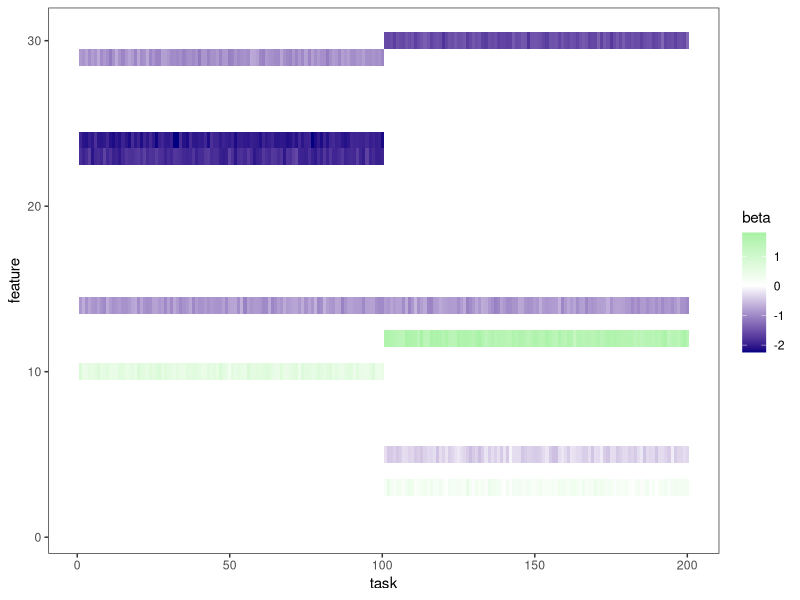
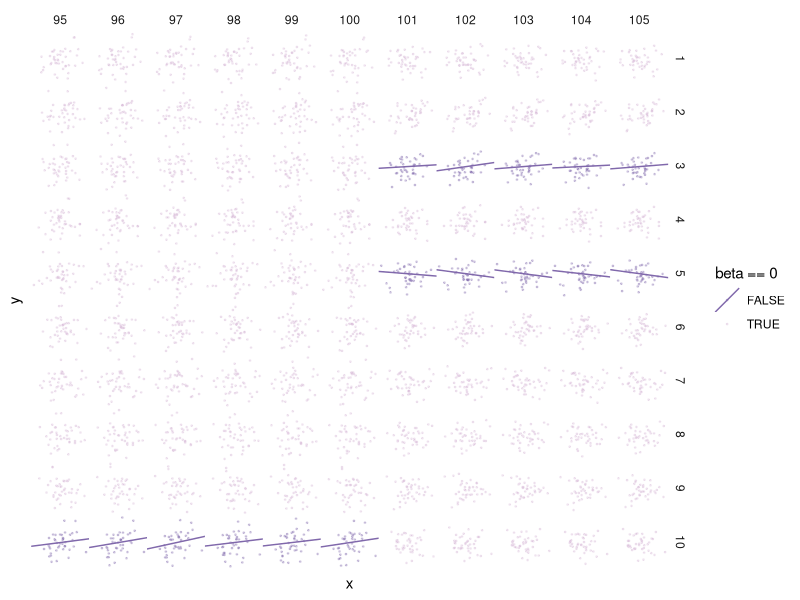

Write R code to recreate these figures, in order. (Note: this script raises an error after producing the figures.)

################################################################################
# R script to accompany simulated_data.Rmd
################################################################################

## ---- sparse-sim-packages ----
# List of packages for session
.packages = c("gflasso",
              "plyr",
              "dplyr",
              "reshape2",
              "glmnet",
              "Rcpp",
              "ggplot2")

# Install CRAN packages (if not already installed)
.inst <- .packages %in% installed.packages()
if(any(!.inst)) {
  install.packages(.packages[!.inst], repos='http://cran.rstudio.com/')
}

# Load packages into session 
lapply(.packages, require, character.only=TRUE)
set.seed(04032016)

cat("\014")  # Clear console

rm(list=ls()) # Delete all existing variables
graphics.off() # Close all open plots
theme_set(theme_bw())
sim_methods_dir <- "~/Documents/programming/simFuns/simMethods/"

## ---- simdata-params ----
K <- 200 # number of columns of Y
J <- 30 # number of columns of X
J0 <- 5 # number of columns of X actually contribute
n <- 40 # number of samples

## ---- gflasso-simulate-data ----
beta <- rnorm(J, .5, 1)
beta[sample(J)[1:(J / 2)]] <- rnorm(J / 2, -.5, 1)
B <- beta %*% t(rep(1, K)) + matrix(rnorm(J * K, 0, .1), J, K)
B[-sample(J, J0), 1 : (K / 2)] <- 0
B[-sample(J, J0), (K / 2 + 1) : K] <- 0
X <- matrix(rnorm(n * J), n, J)
Y <- X %*% B + matrix(rnorm(n * K, 0, .5), n, K)

## ---- vis-B ----
m_b <- melt(B, varnames = c("feature", "task"), value.name = "beta")
ggplot(m_b) +
  geom_tile(aes(x = task, y = feature, fill = beta)) +
  scale_fill_gradient2(midpoint = 0, high = "#90ee90", low = "#000080") +
  theme(panel.grid = element_blank())

## ---- vis-reg-data ----
m_y <- melt(Y, varnames = c("sample", "task"), value.name = "y")
m_x <- melt(X, varnames = c("sample", "feature"), value.name = "x")
reg_data <- m_y %>%
  left_join(m_x) %>%
  left_join(m_b)
cur_data <- reg_data %>%
  filter(task %in% 95:105,
         feature %in% 1:10)

## ---- vis-reg-lines ----
ggplot(cur_data) +
  geom_point(aes(x = x, y = y, col = beta == 0),
             size = .3, alpha = 0.3) +
  geom_abline(data = cur_data %>% filter(beta != 0),
              aes(slope = beta, intercept = 0, col = as.factor(beta == 0))) +
  scale_color_manual(values = c("#8068ab", "#d9bad8")) +
  facet_grid(feature ~ task) +
 theme(panel.grid = element_blank(),
        panel.border = element_blank(),
        panel.margin = unit(0, "lines"),
        strip.background = element_blank(),
        axis.text = element_blank(),
        axis.ticks = element_blank())

## ---- gflasso ----
R <- matrix(1, K, K)
R[(K / 2 + 1) : K, 1:(K / 2)] <- 0
R[1:(K / 2), (K / 2 + 1) : K] <- 0
n_iter <- 200

lambda <- .15
gamma <- .05
eps <- .1
gflasso_res <- gflasso(Y, X, R,
                       list(delta_conv = 1, lambda = lambda, gamma = gamma,
                            iter_max = n_iter, verbose = T, eps = eps))

## ---- vis-objective ----
obj_data <- data.frame(iteration = seq_along(gflasso_res$obj),
                       objective = gflasso_res$obj)
ggplot(obj_data) +
  geom_line(aes(x = iteration, y = objective)) +
  theme(panel.grid = element_blank())

## ---- coef-hat-pred ----
b_compare <- melt(list(truth = B, fit = gflasso_res$B)) %>%
  dcast(Var1 + Var2 ~ L1)
b_compare$group <- ifelse(b_compare$Var2 <= K / 2, "task_group_1", "task_group_2")
ggplot(b_compare) +
  geom_abline(slope = 1, intercept = 0, col = '#696969', alpha = 0.8, size = .3) +
  geom_vline(xintercept = 0, col = '#696969', alpha = 0.5, size = .05) +
  geom_hline(yintercept = 0, col = '#696969', alpha = 0.5, size = .05) +
  geom_point(aes(x = truth, y = fit, col = group), size = .5, alpha = 0.6) +
  scale_color_manual(values = c("#008080", "#cd5c5c")) +
  coord_fixed() +
  theme(panel.grid = element_blank())

## ---- vis-Bhat-gflasso ----
gflasso_mb <- melt(gflasso_res$B, varnames = c("feature", "task"),
               value.name = "beta_hat")

ggplot(gflasso_mb) +
  geom_tile(aes(x = task, y = feature, fill = beta_hat)) +
  scale_fill_gradient2(midpoint = 0, high = "#90ee90", low = "#000080") +
  theme(panel.grid = element_blank())

## ---- gflasso-reg-bhat ----
reg_fit_data <- m_y %>%
  left_join(m_x) %>%
  left_join(m_b) %>%
  left_join(gflasso_mb)
reg_fit_data$zero <- reg_fit_data$beta == 0
cur_fit_data <- reg_fit_data %>%
  filter(task %in% 95:105,
         feature %in% 1:10) %>%
  melt(measure.vars = c("beta", "beta_hat"), variable.name = "coef")

## ---- vis-reg-fit ----
ggplot(cur_fit_data) +
  geom_point(aes(x = x, y = y, col = zero), 
             size = .3, alpha = 0.05) +
  geom_abline(data = cur_fit_data,
              aes(slope = value, intercept = 0, col = zero, linetype = coef),
              alpha = 0.9) +
  scale_color_manual(values = c("#8068ab", "#d9bad8")) +
  facet_grid(feature ~ task) +
  theme(panel.grid = element_blank(),
        panel.border = element_blank(),
        panel.margin = unit(0, "lines"),
        strip.background = element_blank(),
        axis.text = element_blank(),
        axis.ticks = element_blank())

## ---- class-accuracy ----
table(B == 0, abs(gflasso_res$B) < 5e-2)

## ---- lasso-baseline ----
b_lasso <- matrix(0, J, K)
for (k in seq_len(K)) {
  glmnet_fit <- cv.glmnet(x = X, y = Y[, k], intercept = F)
  b_lasso[, k] <- coef(glmnet_fit)[-1]
}

## ---- lasso-bhat-b ----
b_compare <- melt(list(truth = B, fit = b_lasso)) %>%
  dcast(Var1 + Var2 ~ L1)
b_compare$group <- ifelse(b_compare$Var2 <= K / 2, "task_group_1", "task_group_2")
ggplot(b_compare) +
  geom_abline(slope = 1, intercept = 0, col = '#696969', alpha = 0.8, size = .3) +
  geom_vline(xintercept = 0, col = '#696969', alpha = 0.5, size = .05) +
  geom_hline(yintercept = 0, col = '#696969', alpha = 0.5, size = .05) +
  geom_point(aes(x = truth, y = fit, col = group), size = .5, alpha = 0.6) +
  scale_color_manual(values = c("#008080", "#cd5c5c")) +
  coord_fixed() +
  theme(panel.grid = element_blank())

## ---- vis-Bhat-lasso ----
lasso_mb <- melt(b_lasso, varnames = c("feature", "task"),
                 value.name = "beta_hat_lasso")

ggplot(lasso_mb) +
  geom_tile(aes(x = task, y = feature, fill = beta_hat_lasso)) +
  scale_fill_gradient2(midpoint = 0, high = "#90ee90", low = "#000080") +
  theme(panel.grid = element_blank())

## ---- lasso-reg-bhat ----
reg_fit_data <- m_y %>%
  left_join(m_x) %>%
  left_join(m_b) %>%
  left_join(lasso_mb)

reg_fit_data$zero <- reg_fit_data$beta == 0
cur_fit_data <- reg_fit_data %>%
  filter(task %in% 95:105,
         feature %in% 1:10) %>%
  melt(measure.vars = c("beta", "beta_hat_lasso"), variable.name = "coef")

## ---- vis-lasso-fit ----
ggplot(cur_fit_data) +
  geom_point(aes(x = x, y = y, col = zero), 
             size = .3, alpha = 0.05) +
  geom_abline(data = cur_fit_data,
              aes(slope = value, intercept = 0, col = zero, linetype = coef),
              alpha = 0.9) +
  scale_color_manual(values = c("#8068ab", "#d9bad8")) +
  facet_grid(feature ~ task) +
  theme(panel.grid = element_blank(),
        panel.border = element_blank(),
        panel.margin = unit(0, "lines"),
        strip.background = element_blank(),
        axis.text = element_blank(),
        axis.ticks = element_blank())
